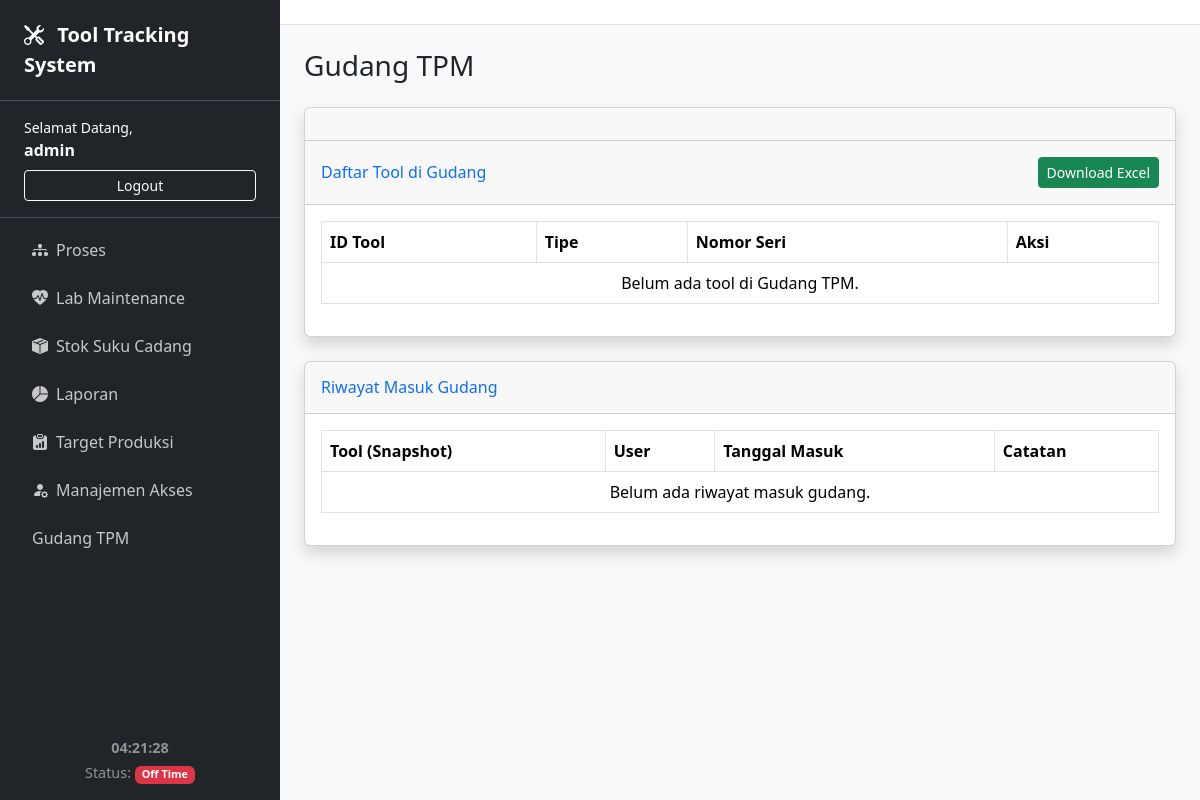
Page /gudang-tpm/ (signed in) on the earlier database version.
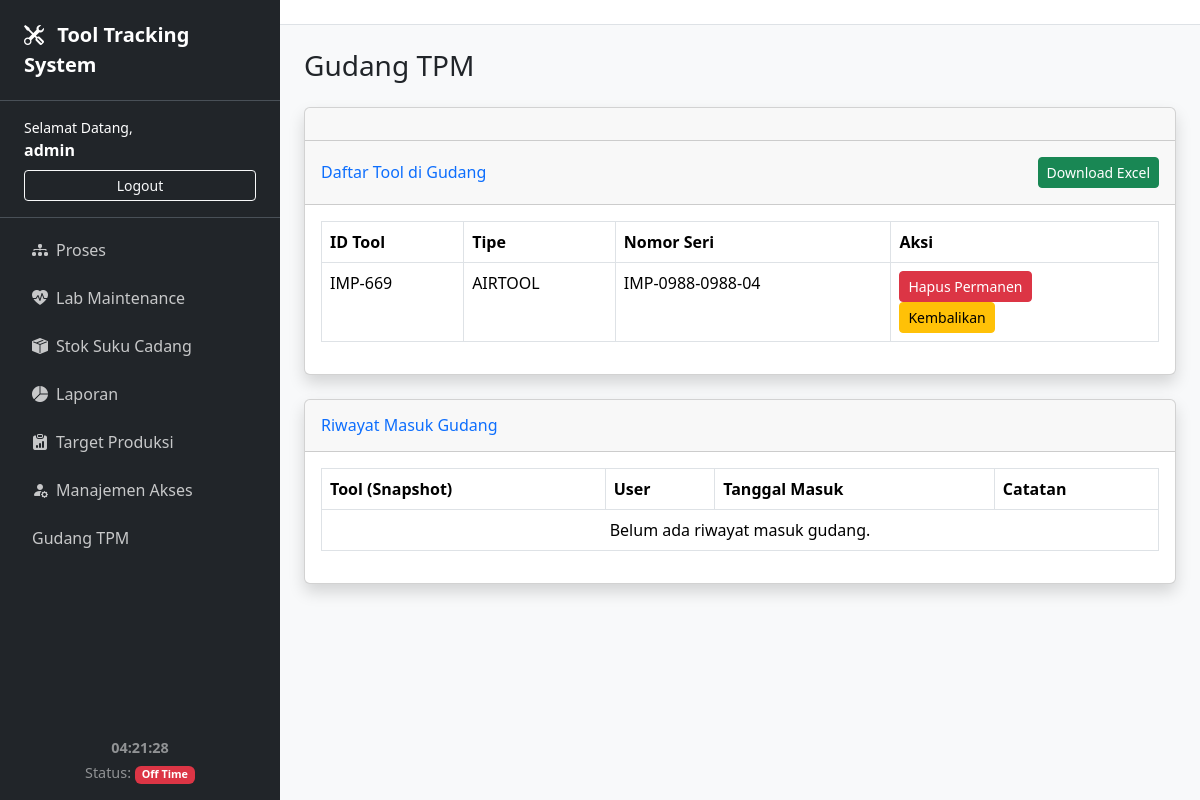
Same page on the later database version.
### tracker/models.py (models this page shows, shortened)
class Tool(models.Model):
    proses = models.ForeignKey(Proses, on_delete=models.SET_NULL, null=True, blank=True)
    stasiun = models.CharField(max_length=50)
    id_tool = models.CharField("ID Tool", max_length=50, unique=True)
    tipe_tool = models.CharField("Tipe Tool", max_length=100)
    nomor_seri = models.CharField("Nomor Seri", max_length=100)
    jumlah_shot = models.IntegerField("Shot per Produksi", default=1)
    max_shot = models.IntegerField("Max Shot", default=0)
    shot_terpakai = models.IntegerField("Shot Terpakai", default=0)
    lifetime = models.IntegerField("Total Jam Pakai Maksimal", default=5000)
    jam_pakai_terakumulasi = models.FloatField(default=0, verbose_name="Jam Pakai Terakumulasi")
    STATUS_CHOICES = [('Tersedia', 'Tersedia'), ('Dipakai', 'Dipakai'), ('Perbaikan', 'Dalam Perbaikan'), ('Gudang TPM', 'Gudang TPM'),]
    status = models.CharField(max_length=20, choices=STATUS_CHOICES, default='Tersedia')
    jenis_kerusakan = models.CharField(max_length=255, blank=True, null=True, help_text="Diisi saat tool masuk lab")
    part_yang_digunakan = models.TextField(blank=True, null=True, help_text="Part yang diganti atau diperbaiki")
    dibuat_pada = models.DateTimeField(auto_now_add=True)
    diupdate_pada = models.DateTimeField(auto_now=True)

### tracker/views.py (the view)
# urls.py: path('gudang-tpm/', views.gudang_tpm_list, name='gudang_tpm_list'),
@login_required
def gudang_tpm_list(request):
    if not (hasattr(request.user, 'userprofile') and
            (request.user.userprofile.can_manage_gudang_tpm or
             request.user.userprofile.is_developer or
             request.user.is_superuser)):
        messages.error(request, "Anda tidak memiliki izin untuk mengakses halaman Gudang TPM.")
        return redirect('daftar_proses')
    tools = Tool.objects.filter(status='Gudang TPM').order_by('id_tool')
    riwayat = RiwayatGudang.objects.all().order_by('-tanggal_masuk')
    context = {
        'tools': tools,
        'riwayat': riwayat,
    }
    return render(request, 'tracker/gudang_tpm.html', context)

### tracker/templates/tracker/gudang_tpm.html (shortened to what this page needs)
{% extends 'tracker/base.html' %}
{% block content %}
<h1 class="h3 mb-4 text-gray-800">Gudang TPM</h1>
<div class="card shadow mb-4">
    <div class="card-header py-3">
    </div>
    <div class="card-header py-3 d-flex justify-content-between align-items-center">
    <h6 class="m-0 font-weight-bold text-primary">Daftar Tool di Gudang</h6>
    <a href="{% url 'download_gudang_excel' %}" class="btn btn-sm btn-success">
         Download Excel
    </a>
</div>
    <div class="card-body">
        <div class="table-responsive">
            <table class="table table-bordered" id="dataTable" width="100%" cellspacing="0">
                <thead>
                    <tr>
                        <th>ID Tool</th>
                        <th>Tipe</th>
                        <th>Nomor Seri</th>
                        <th>Aksi</th>
                    </tr>
                </thead>
                <tbody>
                    {% for tool in tools %}
                    <tr>
                        <td>{{ tool.id_tool }}</td>
                        <td>{{ tool.tipe_tool }}</td>
                        <td>{{ tool.nomor_seri }}</td>
                        <td>
                        <form method="post" action="{% url 'hapus_tool_gudang' tool.id %}" onsubmit="return confirm('Hapus permanen tool ini?')">
                            <button class="btn btn-sm btn-danger">Hapus Permanen</button>
                        </form>
                        <form method="post" action="{% url 'kembalikan_tool_gudang' tool.id %}" onsubmit="return confirm('Kembalikan tool ini ke Lab Maintenance?')">
                            <button class="btn btn-sm btn-warning">Kembalikan</button>
                        </form>
                        </td>
                    </tr>
                    {% empty %}
                    <tr>
                        <td colspan="4" class="text-center">Belum ada tool di Gudang TPM.</td>
                    </tr>
                    {% endfor %}
                </tbody>
            </table>
        </div>
    </div>
</div>
<div class="card shadow mb-4">
    <div class="card-header py-3">
        <h6 class="m-0 font-weight-bold text-primary">Riwayat Masuk Gudang</h6>
    </div>
    <div class="card-body">
        <div class="table-responsive">
            <table class="table table-bordered" width="100%" cellspacing="0">
                <thead>
                    <tr>
                        <th>Tool (Snapshot)</th>
                        <th>User</th>
                        <th>Tanggal Masuk</th>
                        <th>Catatan</th>
                    </tr>
                </thead>
                <tbody>
                    {% for r in riwayat %}
                    <tr>
                        <td>{{ r.tool_id_snapshot }} - {{ r.tipe_tool_snapshot }}</td>
                        <td>{{ r.user.username|default:"-" }}</td>
                        <td>{{ r.tanggal_masuk|date:"d M Y, H:i" }}</td>
                        <td>{{ r.catatan|default:"-" }}</td>
                    </tr>
                    {% empty %}
                    <tr>
                        <td colspan="4" class="text-center">Belum ada riwayat masuk gudang.</td>
                    </tr>
                    {% endfor %}
                </tbody>
            </table>
        </div>
    </div>
</div>
{% endblock %}

Differences in the rows shown:
added Tool: id_tool "IMP-669", tipe_tool "AIRTOOL", nomor_seri "IMP-0988-0988-04"
Other differences:
text no longer shown: "Belum ada tool di Gudang TPM."
